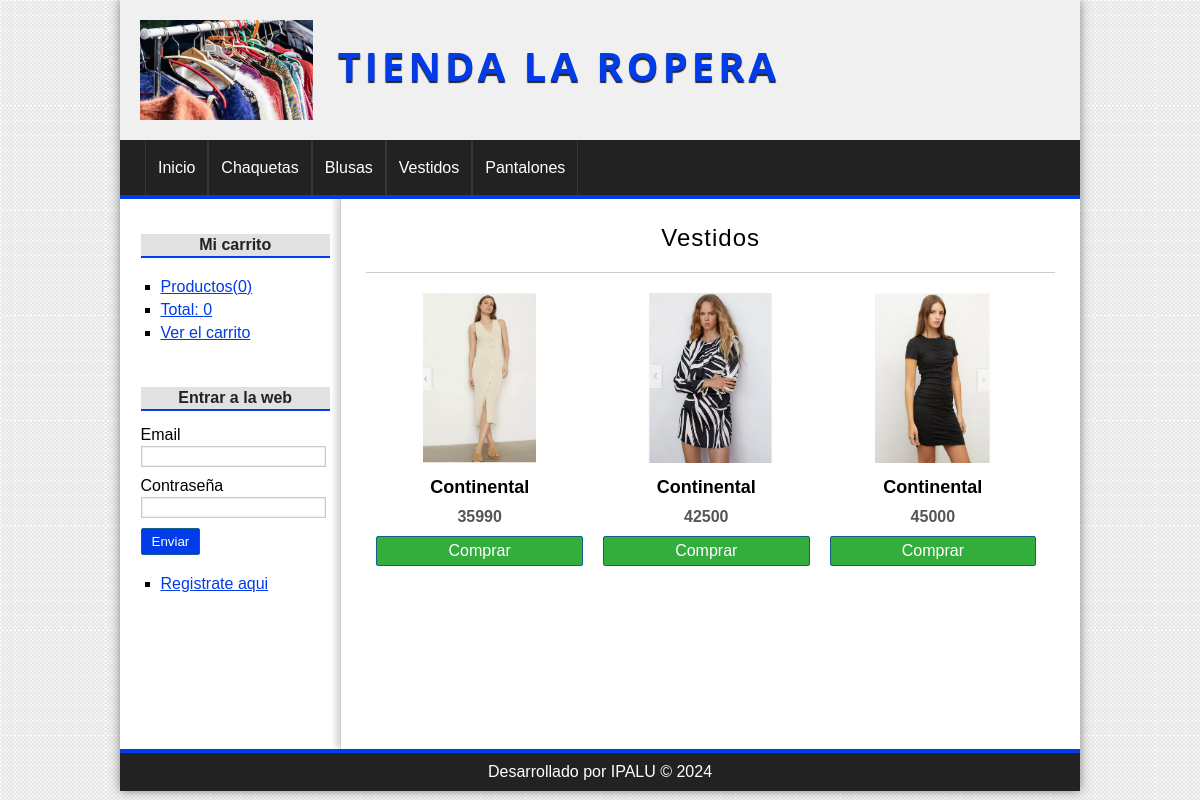
The app's page /categoria/ver&id=2 with its own data.
### tables this page shows
CREATE TABLE `categorias` (
  `id` int(255) NOT NULL AUTO_INCREMENT,
  `nombre` varchar(100) NOT NULL,
  PRIMARY KEY (`id`)
);

CREATE TABLE `productos` (
  `id` int(255) NOT NULL AUTO_INCREMENT,
  `categoria_id` int(255) NOT NULL,
  `nombre` varchar(100) NOT NULL,
  `descripcion` text,
  `precio` int(11) NOT NULL,
  `stock` int(255) NOT NULL,
  `oferta` varchar(2) DEFAULT NULL,
  `fecha` date NOT NULL,
  `imagen` varchar(255) DEFAULT NULL,
  PRIMARY KEY (`id`),
  KEY `fk_producto_categoria` (`categoria_id`),
  CONSTRAINT `fk_producto_categoria` FOREIGN KEY (`categoria_id`) REFERENCES `categorias` (`id`)
);

### config/db.php (called while the page is built)
<?php
    class Database {
        public static function connect() {
            $db = new mysqli('localhost','root','','tienda_master');
            $db->query("SET NAMES 'utf8'");
            return $db;
        }
    }
?>

### helpers/utils.php (called while the page is built, shortened)
<?php
class Utils {
    public static function showCategorias() {
        require_once 'models/categoria.php';
        $categoria = new Categoria();
        $categorias = $categoria->getAll();
        return $categorias;
    }
}
?>

### models/categoria.php (called while the page is built, shortened)
<?php
class Categoria {
    private $id;
    private $db;
    public function __construct()
    {
        $this->db = Database::connect();
    }
    public function getId()
    {
        return $this->id;
    }
    public function setId($id)
    {
        $this->id = $id;
    }
    public function getAll() {
        $sql = "SELECT * FROM categorias ORDER BY id DESC;";
        $categorias = $this->db->query($sql);
        return $categorias;
    }
    public function getOne() {
        $sql = "SELECT * FROM categorias WHERE id = {$this->getId()};";
        $categoria = $this->db->query($sql);
        return $categoria->fetch_object();
    }
}
?>

### controllers/CategoriaController.php (called while the page is built, shortened)
<?php
require_once 'models/categoria.php';
require_once 'models/producto.php';
class categoriaController {
    public function ver() {
        if(isset($_GET['id'])) {
            $id = $_GET['id'];
            $categoria = new Categoria();
            $categoria->setId($id);
            $categoria = $categoria->getOne();
            $producto = new Producto();
            $producto->setCategoria_id($id);
            $productos = $producto->getAllCategory();
        }
        require_once 'views/categoria/ver.php';
    }
}
?>

### models/producto.php (called while the page is built, shortened)
<?php
class Producto {
    private $categoria_id;
    private $db;
    public function __construct()
    {
        $this->db = Database::connect();
    }
    public function getCategoria_id()
    {
        return $this->categoria_id;
    }
    public function setCategoria_id($categoria_id)
    {
        $this->categoria_id = $categoria_id;
    }
    public function getAllCategory()  {
        $sql = "SELECT * FROM productos WHERE categoria_id = {$this->getCategoria_id()} ORDER BY id DESC";
        $productos = $this->db->query($sql);
        return $productos;
    }
}
?>

### views/categoria/ver.php (the view)
<?php if(isset($categoria)):?>
    <h1><?=$categoria->nombre?></h1>
    <?php if($productos->num_rows == 0):?>
        <p>No hay productos para mostrar</p>
    <?php else:?>
        <?php while($producto=$productos->fetch_object()):?>
            <div class="product">
                <a href="<?=base_url?>producto/ver&id=<?=$producto->id?>">
                    <?php if($producto->imagen != null):?>
                        <img src="<?=base_url?>uploads/images/<?=$producto->imagen?>">
                    <?php else:?>
                        <img src="<?=base_url?>assets/img/ropera.png">
                    <?php endif;?>
                    <h2><?=$producto->nombre?></h2>
                </a>
                <p><?=$producto->precio?></p>
                <a href="<?=base_url?>carrito/add&id=<?=$producto->id?>" class="button">Comprar</a>
            </div>
        <?php endwhile;?>
    <?php endif;?>
<?php else:?>
    <h1>La categoria no existe</h1>
<?php endif;?>

### views/layout/header.php (shortened to what this page needs)
<!DOCTYPE html>
<html lang="es">
<head>
    <link rel="stylesheet" href="<?=base_url?>assets/css/styles.css">
</head>
<body>
    <div id="container">
        <header id="header">
            <div id="logo">
                <img src="<?=base_url?>assets/img/ropera.png" alt="Ropera Logo">
                <a href="<?=base_url?>">
                    Tienda La Ropera
                </a>
            </div>
        </header>
        <?php $categorias = Utils::showCategorias();?>
        <nav id="menu" >
            <ul>
                <li>
                    <a href="<?=base_url?>">Inicio</a>
                </li>
                <?php while($categoria=$categorias->fetch_object()):?>
                    <li>
                        <a href="<?=base_url?>categoria/ver&id=<?=$categoria->id?>"><?=$categoria->nombre?></a>
                    </li>
                <?php endwhile;?>
            </ul>
        </nav>
        <div id="content">

### assets/css/styles.css (style rules this page uses)
* { padding: 0px; margin: 0px; font-family: sans-serif, Helvetica, Arial; }
body { background: url(../img/bg.png); }
a { color: #013BEA; }
#container { display: flex; flex-direction: column; width: 80%; margin: 0px auto; box-shadow: 0px 0px 10px gray; background: white; }
#header { height: 145px; background: #F0F0F0; width: 100%; height: 100%; }
#logo { display: flex; flex-direction: row; padding: 20px; text-align: center; }
#logo img { height: 100px; }
#logo a { font-size: 40px; letter-spacing: 4px; font-family: 'Open Sans', Helvetica, Arial; text-transform: uppercase; color: #013BEA; font-weight: bold; text-decoration: none; margin-top: 18px; margin-left: 25px; text-shadow: 0px 2px 1px #222222; transition: all 300ms; }
#menu { clear:both; background: #222; color: white; height: 55px; border-bottom: 4px solid #013BEA; width: 100%; height: 100%; }
#menu ul { list-style: none; text-decoration: none; margin: 0px auto; margin-left: 25px; }
#menu ul li { line-height: 55px; float:left; border-right: 1px solid #363636; }
#menu a { display: block; color: white; text-decoration: none; padding-left: 12px; padding-right: 12px; transition: all 300ms; }
#menu a:first-child { border-left: 1px solid #363636; }
#content { display: flex; flex-direction: row; width: 100%; margin: 0px auto; overflow: hidden; background: white; }
input[type="button"], input[type="submit"], button, .button { display: block; border-radius: 2px; width: auto; padding: 5px; padding-left: 10px; padding-right: 10px; color: white; background: #013BEA; border: 1px solid #11608E; cursor:pointer; }
.button { background: #33AE3D; color: white !important; text-decoration: none; }
#central h1 { font-size: 24px; font-weight: normal; letter-spacing: 1px; text-align: center; border-bottom: 1px solid #ccc; margin-bottom: 20px; padding: 20px; padding-top: 0px; }
.product { width: 30%; float:left; margin-left: 10px; margin-right: 10px; margin-bottom: 30px; text-align: center; }
.product a { color:black; text-decoration: none; }
.product img { height:170px; margin-bottom: 10px; }
.product h2 { font-size: 18px; margin-bottom: 10px; }
.product p { font-weight: bold; color: #555; margin-bottom: 10px; }

### records on screen
categorias: nombre "Chaquetas"
categorias: nombre "Blusas"
categorias: nombre "Vestidos"
categorias: nombre "Pantalones"
productos: imagen (picture), nombre "Continental", precio "35990"
productos: imagen (picture), nombre "Continental", precio "42500"
productos: imagen (picture), nombre "Continental", precio "45000"

### other values on screen
$stats['count'] "0"
$stats['total'] "0"
